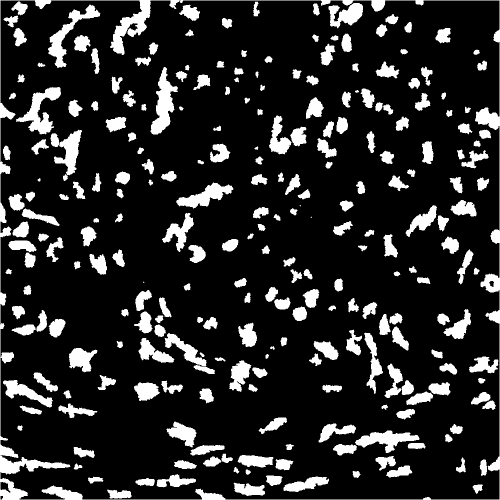
#> input picture results/mask_TCGA-21-5786-01Z-00-DX1.png, 1000 x 1000 px (shown at 1/2 size)
$ python HandleCenter.py   (older library calls are emulated)
#> lines starting #> are read from the running program, lines starting #| are printed output that depends on the picture; after the words box and inside, x2 and y2 are one past the last pixel; in counts of white or black regions, pixels touching at a corner belong together
import cv2
import os
import numpy as np

binaryImagePath = 'results/mask_TCGA-21-5786-01Z-00-DX1.png'

img = cv2.imread(binaryImagePath, cv2.IMREAD_GRAYSCALE)
#> img: shape (1000, 1000); 15.8% white; 257 white regions (3 under 20 px)

imgColor = cv2.cvtColor(img, cv2.COLOR_GRAY2BGR)
#> imgColor is the input picture: shape (1000, 1000, 3); 15.8% white; 257 white regions (3 under 20 px), largest, box (x1, y1, x2, y2) and area: (0, 0, 1000, 1000) 20766, (301, 134, 356, 269) 3342, (32, 174, 122, 269) 3210

print (img.shape)
#| (1000, 1000)

im2, cnts, hierarchy = cv2.findContours(img.copy(), cv2.RETR_CCOMP , cv2.CHAIN_APPROX_SIMPLE)
#> cnts = 261 contours, 3 with area under 20; largest, box (x1, y1, x2, y2) and area: (0, 0, 1000, 1000) 998001, (0, 0, 1000, 1000) 981674, (301, 134, 356, 269) 3166, (32, 174, 122, 269) 3000, (96, 9, 201, 136) 2860

print (len(cnts))
#| 261

for c in cnts:
    M = cv2.moments(c)
    cX = int(M['m10'] / M['m00'])
    cY = int(M['m01'] / M['m00'])

    area = cv2.contourArea(c)

    if area > img.size * 0.8:
        print( area )
        continue

    cv2.drawContours(imgColor, [c], -1, (0, 255, 0), 2)
    cv2.circle(imgColor, (cX, cY), 4, (0, 0, 255), -1)
#> this loop made 261 passes
#> (cX, cY, area) on passes 1 to 3: (238, 988, 589), (954, 975, 212), (498, 978, 1044.5)
#| 998001.0
#| 981674.5
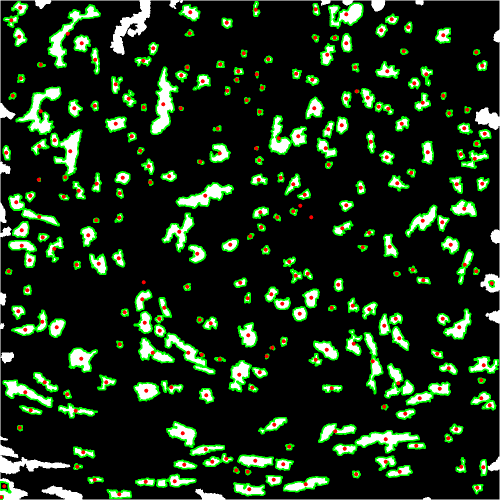
#> imgColor: shape (1000, 1000, 3) (shown at 1/2 size); 10.02% of pixels changed, all inside (x1, y1, x2, y2) = (0, 2, 998, 1000)

    #cv2.imshow('img', imgColor)
    #cv2.waitKey(0)


cv2.imwrite('dst.png', imgColor);

$ run again, with results/mask_TCGA-21-5784-01Z-00-DX1.png copied over results/mask_TCGA-21-5786-01Z-00-DX1.png
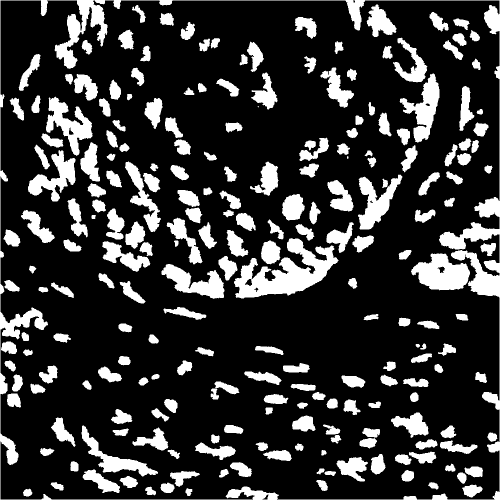
#> input picture results/mask_TCGA-21-5784-01Z-00-DX1.png, 1000 x 1000 px (shown at 1/2 size)
#> img: shape (1000, 1000); 20.6% white; 227 white regions (2 under 20 px)
#> imgColor is the input picture: shape (1000, 1000, 3); 20.6% white; 227 white regions (2 under 20 px), largest, box (x1, y1, x2, y2) and area: (0, 0, 1000, 1000) 28990, (468, 476, 677, 597) 11297, (822, 507, 940, 581) 5621
#| (1000, 1000)
#> cnts = 236 contours, 3 with area under 20; largest, box (x1, y1, x2, y2) and area: (0, 0, 1000, 1000) 998001, (0, 0, 1000, 1000) 974196, (468, 476, 677, 597) 10958, (822, 507, 940, 581) 5562, (92, 193, 185, 312) 4399
#| 236
#> the loop `for c in cnts:` made 236 passes
#> (cX, cY, area) on passes 1 to 3: (54, 985, 193.5), (377, 983, 126), (300, 982, 215)
#> (printed output is left out)
#> after the loop `for c in cnts:`:
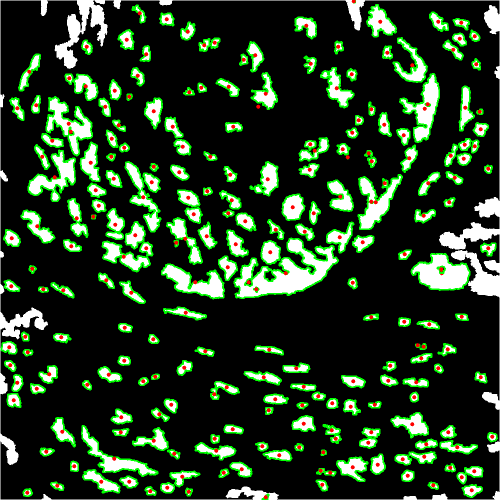
#> imgColor: shape (1000, 1000, 3) (shown at 1/2 size); 10.82% of pixels changed, all inside (x1, y1, x2, y2) = (1, 0, 996, 1000)

$ run again, with results/mask_TCGA-38-6178-01Z-00-DX1.png copied over results/mask_TCGA-21-5786-01Z-00-DX1.png
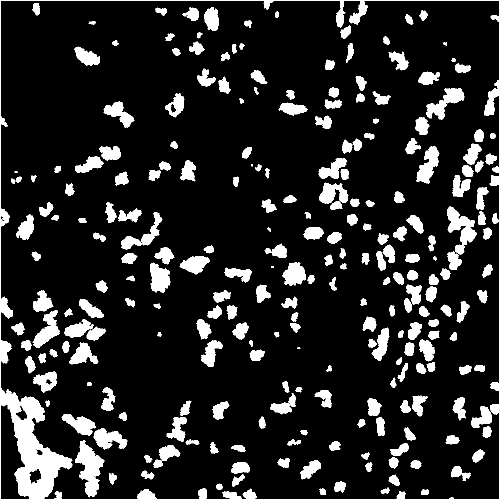
#> input picture results/mask_TCGA-38-6178-01Z-00-DX1.png, 1000 x 1000 px (shown at 1/2 size)
#> img: shape (1000, 1000); 13.9% white; 251 white regions (2 under 20 px)
#> imgColor is the input picture: shape (1000, 1000, 3); 13.9% white; 251 white regions (2 under 20 px), largest, box (x1, y1, x2, y2) and area: (0, 0, 1000, 1000) 24355, (150, 880, 209, 995) 3262, (894, 413, 953, 509) 2548
#| (1000, 1000)
#> cnts = 259 contours, 4 with area under 20; largest, box (x1, y1, x2, y2) and area: (0, 0, 1000, 1000) 998001, (0, 0, 1000, 1000) 971018, (0, 808, 61, 1000) 6434, (150, 880, 209, 995) 3092, (894, 413, 953, 509) 2380
#| 259
#> the loop `for c in cnts:` made 259 passes
#> (cX, cY, area) on passes 1 to 3: (849, 984, 121.5), (644, 983, 111.5), (770, 981, 112)
#> (printed output is left out)
#> after the loop `for c in cnts:`:
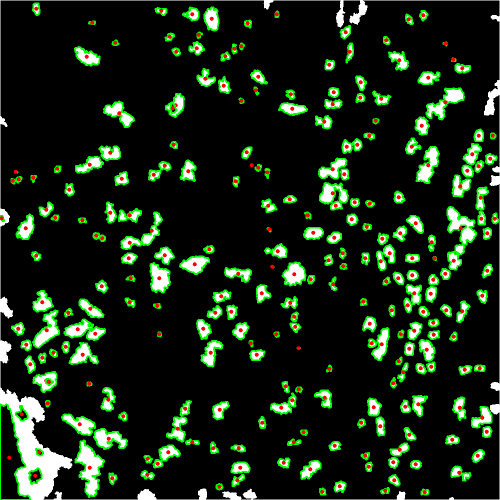
#> imgColor: shape (1000, 1000, 3) (shown at 1/2 size); 8.89% of pixels changed, all inside (x1, y1, x2, y2) = (0, 5, 998, 1000)
